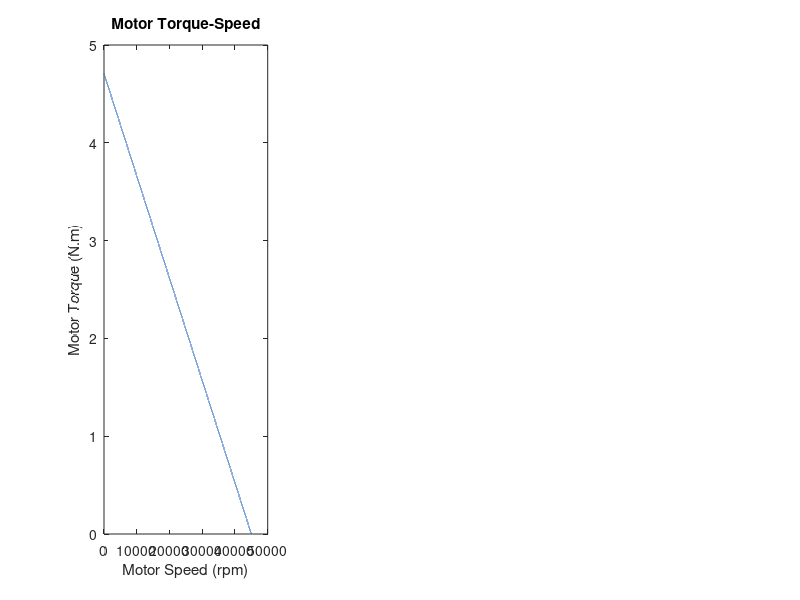

This chart was generated by the following MATLAB code: (Note: this script raises an error after producing the figure.)
clear
clc

%% Inputs

%All in standard SI units unless noted
OperatingVoltage = 40                                               %V
TorqueConstant = 8.474E-3                                           %N.m/A
VoltageConstant = 1125                                              %RPM/V
ArmatureResistance = 0.072                                          %Ohms
reqOutputSpeed = 575                                                %RPM
reqOutputTorque = 55                                                %N.m
Efficiency = 90/100             
Duty = 2000                                                         %Hours

%Gears
PressureAngle = 20*pi/180                                           %Rad
FaceWidth = [1.25, 1, 0.75, 0.5, 0.375, 0.25, 0.188, 0.125]         %inch
DiametralPitch = [8, 10, 12, 16, 20, 24, 32, 48]                    %teeth/inch
k = 1                                                               %Teeth Depth (1 = full)
m1 = 5                                                              %Gear Ratio Stage 1
m2 = 4                                                              %Gear Ratio Stage 2

%% Motor Torque-Speed
%point 1:
NoLoadSpeed = VoltageConstant*OperatingVoltage;
NoLoadTorque = 0;
%point 2:
StallTorque = TorqueConstant*OperatingVoltage/ArmatureResistance;
StallSpeed = 0;

%determine Torque-speed graph
points = [StallSpeed, StallTorque;
          NoLoadSpeed, NoLoadTorque];
polynomialDegree = length(points)-1;
MotorLine = polyfit(points(:,1),points(:,2),polynomialDegree);
MotorLineE = Efficiency.*MotorLine;

f1 = figure('Renderer', 'painters', 'Position', [10 10 1200 300])
subplot(1,3,1)
plot([StallSpeed:NoLoadSpeed], polyval(MotorLine,[StallSpeed:NoLoadSpeed]))
hold on
title("Motor Torque-Speed")
xlabel("Motor Speed (rpm)")
ylabel("Motor Torque (N.m)")
hold off

%% Gear Ratio Target (minimization)
syms r
eqn = MotorLineE(1)*reqOutputSpeed*r^2 + MotorLineE(2)*r == reqOutputTorque;
soln = double(solve(eqn,r))

ratioTarget = soln(1);

TargetLine = [MotorLineE(1)*ratioTarget^2, MotorLineE(2)*ratioTarget];

subplot(1,3,2)
plot([StallSpeed/ratioTarget: NoLoadSpeed/ratioTarget], polyval(TargetLine,[StallSpeed/ratioTarget: NoLoadSpeed/ratioTarget]))
hold on
plot(reqOutputSpeed, reqOutputTorque,'*')
title(["Drill Torque-Speed (Target), m = ", ratioTarget])
xlabel("Drill Speed (rpm)")
ylabel("Drill Torque (N.m)")
legend("Drill Output", "Given Requirement")
hold off


%% Gears

%pinions
P1 = ceil((2*k*(m1+(m1^2+(1-2*m1)*(sin(PressureAngle))^2)^0.5))/((1+2*m1)*(sin(PressureAngle))^2));
P2 = ceil((2*k*(m2+(m2^2+(1-2*m2)*(sin(PressureAngle))^2)^0.5))/((1+2*m2)*(sin(PressureAngle))^2));
%gears

N1l = floor(((P1^2)*(sin(PressureAngle)^2)-4*k^2)/(4*k-2*P1*sin(PressureAngle)^2));
N2l = floor(((P1^2)*(sin(PressureAngle)^2)-4*k^2)/(4*k-2*P2*sin(PressureAngle)^2));

if(m1*P1 > N1l)
    N1 = N1l;   %Gear Ratio m is too large
    disp("Ratio m1 Too Large")
else
    N1 = floor(m1*P1);
end

if(m2*P2 > N2l);
    N2 = N2l;    %Gear Ratio m is too large
    disp("Ratio m2 Too Large")
else
    N2 = floor(m2*P2);
end

m1actual = N1/P1;
m2actual = N2/P2;
ratio = m1actual*m2actual;

RatioTable = table(m1, m1actual, P1, N1, m2, m2actual, P2, N2, ratio, ratioTarget)


%% Gear Ratio (Overall)

outputTorque = [0];
outputSpeed = [0];

RealLine = [MotorLineE(1)*ratio^2, MotorLineE(2)*ratio];

for x = [StallSpeed:NoLoadSpeed]
   outputSpeed = [outputSpeed, x/ratio];
   outputTorque = [outputTorque, polyval(RealLine,x/ratio)];
end
outputSpeed = outputSpeed(2:end);
outputTorque = outputTorque(2:end);
subplot(1,3,3)
plot(outputSpeed, outputTorque)
hold on
plot(reqOutputSpeed,reqOutputTorque,'*')
title(["Drill Torque-Speed (Actual) m = ", ratio])
xlabel("Drill Speed (rpm)")
ylabel("Drill Torque (N.m)")
legend("Drill Output", "Given Requirement")
hold off

%% Shaft Torque and Speed Estimation
%{
Motor - P1  : Shaft A
N1 - P2     : Shaft B
N2 - Chuck  : Shaft C
%}

outputPower = reqOutputSpeed*reqOutputTorque*pi/30 ;
intermediatePower = outputPower/Efficiency^0.5;
inputPower = intermediatePower/Efficiency^0.5;
efficiency = outputPower/inputPower;

%Shaft C
SpeedC = reqOutputSpeed;
TorqueC = reqOutputTorque;
%Shaft B
SpeedB = SpeedC*m2;
TorqueB = intermediatePower/(SpeedB*pi/30);
%Shaft A
SpeedA = SpeedB*m1;
TorqueA = inputPower/(SpeedA*pi/30);

TorqueSpeedEstimation = table(TorqueA, SpeedA, TorqueB, SpeedB, TorqueC, SpeedC)
PowerTable = table(inputPower, intermediatePower, outputPower, efficiency)

%% Operating Gear Forces, Torques and Diameters

Force1t = [0];
Force1r = [0];
Force2t = [0];
Force2r = [0];

P1diameter = [0];
N1diameter = [0];
P2diameter = [0];
N2diameter = [0];

for x = DiametralPitch
    x = x/0.0254;  %Teeth/inch -> teeth/meter
    P1dia = P1/x; %Teeth / (Teeth/meter) = meter
    N1dia = N1/x;
    P2dia = P2/x;
    N2dia = N2/x;
    
    P1diameter = [P1diameter, P1dia];
    N1diameter = [N1diameter, N1dia];
    P2diameter = [P2diameter, P2dia];
    N2diameter = [N2diameter, N2dia];
    
    %Transmitted Load: Pinion 1 -> Gear 1
    Wt1 = (60000*inputPower*10^-3)/(pi*P1dia*SpeedA);
    %Radial Load: Pinion 1 -> Gear 1
    Wr1 = tan(PressureAngle)*Wt1;
    
    %Transmitted Load: Pinion 2 -> Gear 2
    Wt2 = (60000*outputPower*10^-3)/(pi*N2dia*SpeedC);
    %Radial Load: Pinion 2 -> Gear 2
    Wr2 = tan(PressureAngle)*Wt2;
    
    Force1t = [Force1t, Wt1];
    Force1r = [Force1r, Wr1];
    Force2t = [Force2t, Wt2];
    Force2r = [Force2r, Wr2];
end

Force1t = transpose(Force1t(2:end));
Force2t = transpose(Force2t(2:end));
Force1r = transpose(Force1r(2:end));
Force2r = transpose(Force2r(2:end));

P1diameter = transpose(P1diameter(2:end)).*100; %meters -> centimeters;
N1diameter = transpose(N1diameter(2:end)).*100; %meters -> centimeters;
P2diameter = transpose(P2diameter(2:end)).*100; %meters -> centimeters;
N2diameter = transpose(N2diameter(2:end)).*100; %meters -> centimeters;

ForceDiameterTable = table(transpose(DiametralPitch), Force1t, Force1r, P1diameter, N1diameter, Force2t, Force2r, P2diameter, N2diameter)

%{

Not confident that this is correct

%Wt, Tangential Forces
Force1t = [0];
Force2t = [0];
%Wr, Radial Forces
Force1r = [0];
Force2r = [0];
%Gear Diameters
P1diameter = [0];
N1diameter = [0];
P2diameter = [0];
N2diameter = [0];
%Shaft Torques
AT = [0];
BT = [0];
CT = [0];

for x = DiametralPitch
DiametralPitch1 = x/0.0254;
DiametralPitch2 = x/0.0254;  %Teeth/inch -> teeth/meter

P1dia = P1/DiametralPitch1; %Teeth / (Teeth/meter) = meter
N1dia= N1/DiametralPitch1;
P2dia= P2/DiametralPitch2;
N2dia= N2/DiametralPitch2;

%Logging diameters for the table below
P1diameter = [P1diameter, P1dia];
N1diameter = [N1diameter, N1dia];
P2diameter = [P2diameter, P2dia];
N2diameter = [N2diameter, N2dia];

%Tangential Forces
Ctorque = CopTorque;
Wt2 = Ctorque/(cos(PressureAngle2)*N2dia/2);
Btorque = (Wt2*P2dia/2)/cos(PressureAngle2);
Wt1 = Btorque/(cos(PressureAngle1)*N1dia/2);
Atorque = (Wt1*P1dia/2)/cos(PressureAngle1);
Force2t = [Force2t, Wt2];
Force1t = [Force1t, Wt1];
%Radial Forces
Force1r = [Force1r, tan(PressureAngle1)*Wt1];
Force2r = [Force2r, tan(PressureAngle2)*Wt2];
%Shaft Torques
AT = [AT, Atorque];
BT = [BT, Btorque];
CT = [CT, Ctorque];

end

Force1t = Force1t(2:end);
Force2t = Force2t(2:end);
Force1r = Force1r(2:end);
Force2r = Force2r(2:end);

P1diameter = P1diameter(2:end);
N1diameter = N1diameter(2:end);
P2diameter = P2diameter(2:end);
N2diameter = N2diameter(2:end);

AT = AT(2:end);
BT = BT(2:end);
CT = CT(2:end);

DiametralPitch = transpose(DiametralPitch);
Force1t = transpose(Force1t);
Force2t = transpose(Force2t);
Force1r = transpose(Force1r);
Force2r = transpose(Force2r)
P1diameter = transpose(P1diameter).*100; %meters -> centimeters
N1diameter = transpose(N1diameter).*100;
P2diameter = transpose(P2diameter).*100;
N2diameter = transpose(N2diameter).*100;
AT = transpose(AT);
BT = transpose(BT);
CT = transpose(CT);

ForceTorqueTable = table(DiametralPitch, AT, Force1t, Force1r, BT,  Force2t, Force2r, CT)

DiameterTable = table(DiametralPitch, P1diameter, N1diameter, P2diameter, N2diameter)

%}

%% Stresses 
% (Calculated in USCS then converted to metric)


ContactPinion1 = [0];
BendingPinion1 = [0];
ContactGear1 = [0];
BendingGear1 = [0];
ContactPinion2 = [0];
BendingPinion2 = [0];
ContactGear2 = [0];
BendingGear2 = [0];



for x = [1:length(DiametralPitch)]
    %Pinion 1
    [CP1, BP1] = stresses(DiametralPitch(x), P1, SpeedA, FaceWidth(x), Force1t(x), m1, PressureAngle);
    %Gear 1
    [CN1, BN1] = stresses(DiametralPitch(x), N1, SpeedB, FaceWidth(x), Force1t(x), m1, PressureAngle);
    %Pinion 2
    [CP2, BP2] = stresses(DiametralPitch(x), P2, SpeedB, FaceWidth(x), Force2t(x), m2, PressureAngle);
    %Gear 2
    [CN2, BN2] = stresses(DiametralPitch(x), N2, SpeedC, FaceWidth(x), Force2t(x), m2, PressureAngle);
    
    ContactPinion1 = [ContactPinion1, CP1];
    BendingPinion1 = [BendingPinion1, BP1];
    ContactGear1 = [ContactGear1, CN1];
    BendingGear1 = [BendingGear1, BN1];
    ContactPinion2 = [ContactPinion2, CP2];
    BendingPinion2 = [BendingPinion2, BP2];
    ContactGear2 = [ContactGear2, CN2];
    BendingGear2 = [BendingGear2, BN2];
    
end

ContactPinion1 = transpose(ContactPinion1(2:end));
BendingPinion1 = transpose(BendingPinion1(2:end));
ContactGear1 = transpose(ContactGear1(2:end));
BendingGear1 = transpose(BendingGear1(2:end));
ContactPinion2 = transpose(ContactPinion2(2:end));
BendingPinion2 = transpose(BendingPinion2(2:end));
ContactGear2 = transpose(ContactGear2(2:end));
BendingGear2 = transpose(BendingGear2(2:end));

StressTable = table(transpose(DiametralPitch), ContactPinion1, BendingPinion1, ContactGear1, BendingGear1, ContactPinion2, BendingPinion2, ContactGear2, BendingGear2)


%{
Pd = Diametral Pitch
N = Number of Teeth on pinion
n = Angular Velocity (rpm)
F = Face Width
Wt = Tangetntial load
m = gear Ratio
phi = pressure angle
ht = tooth height
tr = rim thickness
%}
function [CS, BS] = stresses(Pd, N, n, F, Wt, m, phi) 
    dp = N/Pd;             %Diameter inches
    V = pi*dp*n/12;        %Linear Velocity    
    
    %Ko - Overload Factor
    Ko = 1.2; %Moderate Shock

    %Kv - Dynamic Factor
    Qv = 9; %Low end of precision quality gears
    B = 0.25*(12 - Qv)^(2/3);
    A = 50 + 56*(1 - B);
    Kv = ((A + V^0.5)/A)^B;
    
    %Ks - Size Factor  
    x = 0.05; %Tooth Width
    Y = 2*x*Pd/3;
    Ks = 1.192*((F*Y^0.5)/Pd)^0.0535;
    
    %Km - Load Distribution Factor
    Cmc = 0.8; %Crowned
    Cpf = F/(10*dp) - 0.025;
    Cpm = 1;
    A = 0.0675; %Precision, enclosed, Table 14-9
    B = 0.0128;
    C = -0.926E-4;
    Cma = A + B*F + C*F^2;
    Ce = 1;
    Km = 1 + Cmc*(Cpf*Cpm + Cma*Ce);

    %Kb - Rim Thickness Factor
    if Pd < 20 %Whole Depth Equation from Boston
        ht = 2.157/Pd
    else
        ht = 2.2/Pd + 0.002 
    end
    
    tr = 0;
    
    mb = tr/ht;
    if mb < 1.2
        Kb = 1.6*log(2.242/mb);
    else
        Kb = 1;
    end
    
    %J - Bending Strength Geometry Factor
    J = 0.275; %Figure 14-6
    
    %Kt - Temperature Factor
    Kt = 1;
    
    %Kr - Reliability Factor
    Kr = 1; %0.99 - Eq. 14-38
    
    %Cp - Elastic Coefficient
    Cp = 2300; %Table 14-8 steel-steel
    
    %I - Pitting Resistance Geometry Factor
    mn = 1; %Load sharing ratio: 1 for spur gears
    I = ((cos(phi)*sin(phi))/(2*mn))*(m/(m+1));
    
    %Cf - surface condition factor
    Cf = 1;
    
    %Zn - Stress-Cycle Factor
    Zn = 1;

    %Contact Stress
    CS = (Cp*sqrt(Wt*Ko*Kv*Ks*(Km/(dp*F))*(Cf/I)))*0.00689476; %Contact stress in psi -> MPa

    %Bending Stress
    BS = (Wt*Ko*Kv*Ks*(Pd/F)*((Km*Kb)/J))*0.00689476; %Contact stress in psi -> MPa
end


